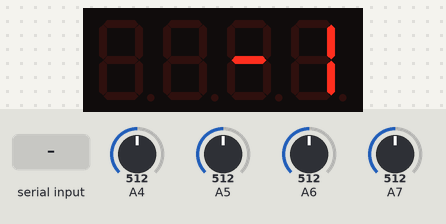
Bench run of a sketch on a simulated Arduino Nano, built with avr-gcc and run on an emulated ATmega328P. Parts: 4-digit seven-segment display. The test bench sets the inputs (shaded band); at power-on: A4 = 512, A5 = 512, A6 = 512, A7 = 512. EEPROM starts erased; what the sketch prints to the serial monitor is not drawn.

Above: at 2.2 s.
2.3 s: "max\n" received over Serial
3.8 s: "putar\n" received over Serial
Timing chart, 0 to 6.8 s (numbered marks = the images above; inputs shaded):
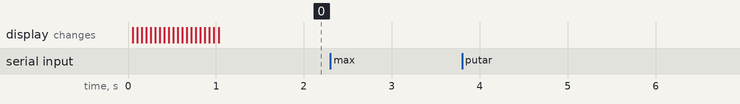

The sketch:

meja.ino
```cpp
#include <Arduino.h>

#include <AccelStepper.h>
#include "SevenSegmentTM1637.h"
#include "SevenSegmentExtended.h"
#include "SevenSegmentFun.h"
#include "EEPROM.h"

#define CLK 5
#define DIO 4
#define dirPin 7
#define stepPin 6
#define motorInterfaceType 1

AccelStepper stepper = AccelStepper(motorInterfaceType, stepPin, dirPin);
SevenSegmentFun display(CLK, DIO);

const int LONG_PRESS_TIME = 1000;
int lastStateA, lastStateB;
int currentStateA, currentStateB;
int berapaKali = 0;
int maxLevel = 10;

long waktuPencetA = 0, waktuLepasA = 0, waktuPencetB = 0, waktuLepasB = 0;
char data[10];

long posisi = 0, saveA = 0, saveB = 0, lastPosisi = -1;
bool lepas7, lepas6;
int8_t TimeDisp[] = {0x00, 0x00, 0x00, 0x00};

void setup() {

  Serial.begin(115200);

  pinMode(A4, INPUT);
  pinMode(A5, INPUT);
  pinMode(A6, INPUT);
  pinMode(A7, INPUT);


  display.begin();            // initializes the display
  display.setBacklight(100);  // set the brightness to 100 %
  display.clear();

  stepper.setMaxSpeed(2000);


  berapaKali = EEPROM.read(3);
  maxLevel = EEPROM.read(4);

  saveA = EEPROM.read(1) * (200 * berapaKali);
  saveB = EEPROM.read(2) * (200 * berapaKali);
  posisi = EEPROM.read(5) * (200 * berapaKali);
  stepper.setCurrentPosition(posisi);


  Serial.print("Posisi : " );
  Serial.println(posisi);

  lepas7 = true;
  lepas6 = true;
}

int i = 1;

String getValue(String data, char separator, int index)
{
  int found = 0;
  int strIndex[] = {0, -1};
  int maxIndex = data.length() - 1;

  for (int i = 0; i <= maxIndex && found <= index; i++) {
    if (data.charAt(i) == separator || i == maxIndex) {
      found++;
      strIndex[0] = strIndex[1] + 1;
      strIndex[1] = (i == maxIndex) ? i + 1 : i;
    }
  }

  return found > index ? data.substring(strIndex[0], strIndex[1]) : "";
}

void loop() {

  if (Serial.available() > 0) {
    String serialResponse = Serial.readStringUntil('\r\n');
    String cmd = getValue(serialResponse, '=', 0);
    int val = getValue(serialResponse, '=', 1).toInt();

    if (cmd == "max") {
      EEPROM.write(4, val);
      Serial.println("MAX DIGANTI");
    }
    if (cmd == "putar") {
      EEPROM.write(3, val);
      Serial.println("PUTARAN DIGANTI");
    }

  }

  if (analogRead(A7) == 0) lepas7 = true;
  if (analogRead(A6) == 0) lepas6 = true;

  currentStateA = analogRead(A5);
  currentStateB = analogRead(A4);

  if (analogRead(A5) == 1023 && lastStateA == 0) {
    waktuPencetA = millis();

  } else if (analogRead(A5) == 0 && lastStateA == 1023) {
    waktuLepasA = millis();

    long hitung = waktuLepasA - waktuPencetA;
    Serial.println(hitung);
    if (hitung > LONG_PRESS_TIME) {
      saveA = posisi;
      EEPROM.write(1, posisi / (200 * berapaKali));
      Serial.println("[LOG] Posisi A tersimpan");
      display.print("SAVE TO A");
    } else {
      posisi = saveA;
      EEPROM.write(5, posisi / (200 * berapaKali));
      stepper.moveTo(posisi);
      stepper.setSpeed(1000);
      Serial.println("[LOG] Meload posisi A");
      display.print("LOAD A");
    }
  }

  if (analogRead(A4) == 1023 && lastStateB == 0) {
    waktuPencetB = millis();

  } else if (analogRead(A4) == 0 && lastStateB == 1023) {
    waktuLepasB = millis();

    long hitung = waktuLepasB - waktuPencetB;

    if (hitung > LONG_PRESS_TIME) {
      saveB = posisi;
      EEPROM.write(2, posisi / (200 * berapaKali));
      Serial.println("[LOG] Posisi B tersimpan");
      display.print("SAVE TO B");

    } else {
      posisi = saveB;
      EEPROM.write(5, posisi / (200 * berapaKali));
      stepper.moveTo(posisi);
      stepper.setSpeed(1000);
      Serial.println("[LOG] Meload posisi B");
      display.print("LOAD B");

    }
  }

  // UP
  if (analogRead(A7) == 1023 && lepas7 && posisi / (200 * berapaKali) < maxLevel) {
    posisi += (200 * berapaKali);
    EEPROM.write(5, posisi / (200 * berapaKali));
    stepper.moveTo(posisi);
    stepper.setSpeed(1000);

    lepas7 = false;
  }

  // DOWN
  if (analogRead(A6) == 1023 && lepas6 && posisi >= 1) {
    posisi -= (200 * berapaKali);
    EEPROM.write(5, posisi / (200 * berapaKali));
    stepper.moveTo(posisi);
    stepper.setSpeed(1000);

    lepas6 = false;
  }


  sprintf(data, "%4d", posisi / (200 * berapaKali));
  display.print(data);
  lastStateA = currentStateA;
  lastStateB = currentStateB;

  stepper.runSpeedToPosition();


}
```

Measured:
- after the input at 2.3 s, every drawn part: stays the same
- after the input at 3.8 s, every drawn part: stays the same
